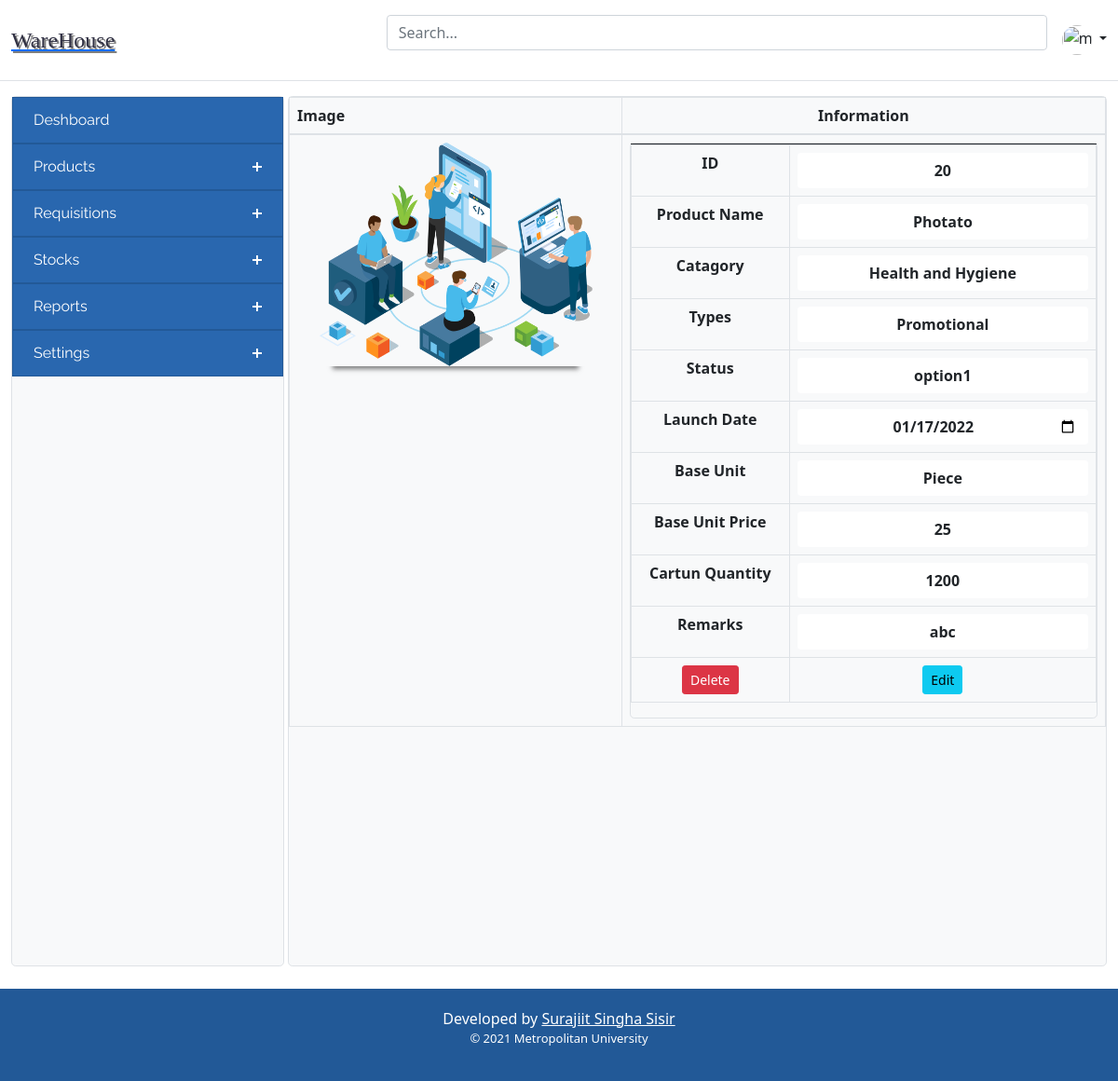
The page /product_view/20 on the database its author committed.
### tables this page shows
CREATE TABLE `table_product` (
  `id` int(11) NOT NULL,
  `product_name` varchar(100) NOT NULL,
  `catagory` varchar(100) NOT NULL,
  `type` varchar(60) NOT NULL,
  `source` varchar(100) NOT NULL,
  `activity` varchar(60) NOT NULL,
  `lunch_date` date NOT NULL,
  `image` varchar(255) NOT NULL,
  `base_unit` varchar(100) NOT NULL,
  `base_qnty_price` double NOT NULL,
  `carton` int(11) NOT NULL,
  `carton_price` double NOT NULL,
  `remarks` varchar(255) NOT NULL,
  `created` timestamp NOT NULL DEFAULT current_timestamp()
);

### application/controllers/ProductController.php (called while the page is built, shortened)
<?php
class ProductController extends CI_Controller {
	public function __construct(){
		$this->load->helper(array('form', 'url'));
        $this->load->library('form_validation');
		$this->load->model('Product_Model');
        $this->load->model('Stock_model');
	}
    public function product_view($id){
        $data['header_src'] = $this->load->view('inc/header_src', '', true);
        $data['header'] = $this->load->view('inc/header', '', true);
        $data['sidebar'] = $this->load->view('inc/sidebar', '', true);
        $data['footer'] = $this->load->view('inc/footer', '', true);
        $data['product_info'] = $this->Product_Model->select_single_row($id);
        $this->load->view('Componants/product_view', $data);
    }
}

### index.php (called while the page is built, shortened)
<?php
require_once BASEPATH.'core/CodeIgniter.php';

### application/models/Product_Model.php (called while the page is built, shortened)
<?php
    class Product_Model extends CI_Model {
        public function select_single_row($id){
            $this->db->where('id', $id);
            $query = $this->db->get('table_product')->row();
            return $query;
        }
}
?>

### application/views/Componants/product_view.php (the view)
<?= $header_src;?>
<main>
<?= $header; ?>
        <div class="container-fluid pb-4">
        <div class="d-grid gap-1" style="grid-template-columns: 1fr 3fr;">
            <?= $sidebar;?>
            <div class="bg-light border rounded-3">
                <table class="table table-bordered">
            <thead>
              <tr>
                <th scope="col">Image</th>
                <th class="text-center" scope="col">Information</th>
              </tr>
            </thead>
            <tbody>
              <tr>
                <th scope="col">
                  <div class="zoom-image-container" align="center" class="text-center">
                    <div class="zoom-image" src="<?= base_url('image/bill.jpg')?>">
                      <img height="240px" src="<?= base_url($product_info->image)?>" />
                    </div>
                  </div>
                </th>
                <th>
                  <div class="border rounded-3">
                    <table class="table font-weight-bold table-hover table-bordered">
                      <form method="post" action="<?= base_url()?>product_update_view">
                      <tr>
                      <tr>
                        <td align="center">ID</td>
                        <td align="center"><input class="form-control text-center font-weight-bold border-0" type="text" name="id" value="<?= $product_info->id?>"></td>
                      </tr>
                      <tr>
                        <td align="center">Product Name</td>
                        <td align="center"><input class="form-control text-center font-weight-bold border-0" type="text" name="product_name" value="<?= $product_info->product_name?>"></td>
                      </tr>
                      <tr>
                        <td align="center">Catagory</td>
                        <td align="center"><input class="form-control text-center font-weight-bold border-0" type="text" name="catagory" value="<?= $product_info->catagory?>"></td>
                      </tr>
                      <tr>
                        <td align="center">Types</td>
                        <td align="center"><input class="form-control text-center font-weight-bold border-0" type="text" name="type" value="<?= $product_info->type?>"></td>
                      </tr>
                      <tr>
                        <td align="center">Status</td>
                        <td align="center"><input class="form-control text-center font-weight-bold border-0" type="text" name="activity" value="<?= $product_info->activity?>"></td>
                      </tr>
                      <tr>
                        <td align="center">Launch Date</td>
                        <td align="center"><input class="form-control text-center font-weight-bold border-0" type="date" name="lunch_date" value="<?= $product_info->lunch_date?>"></td>
                      </tr>
                      <tr>
                        <td align="center">Base Unit</td>
                        <td align="center"><input class="form-control text-center font-weight-bold border-0" type="text" name="base_unit" value="<?= $product_info->base_unit?>"></td>
                      </tr>
                      <tr>
                        <td align="center">Base Unit Price</td>
                        <td align="center"><input class="form-control text-center font-weight-bold border-0" type="text" name="base_qnty_price" value="<?= $product_info->base_qnty_price?>"></td>
                      </tr>
                      <tr>
                        <td align="center">Cartun Quantity</td>
                        <td align="center"><input class="form-control text-center font-weight-bold border-0" type="text" name="carton_price" value="<?= $product_info->carton_price?>"></td>
                      </tr>
                      <tr>
                        <td align="center">Remarks</td>
                        <td align="center"><input class="form-control text-center font-weight-bold border-0" type="text" name="remarks" value="<?= $product_info->remarks?>"></td>
                      </tr>
                      <tr>
                        <td align="center"><a class="btn btn-danger btn-sm" href="<?= base_url()?>delete_product/<?= $product_info->id?>">Delete</a></td>
                        <td align="center"><a href=""><button type="submit" class="btn btn-info btn-sm">Edit</button></a></td>
                      </tr>
                      </form>
                    </table>
                  </div>
                </th>
              </tr>
            </tbody>
          </table>
                <br><br><br><br><br><br><br><br><br><br>
            </div>
        </div>
    </div>
  </main>
</body>
<?= $footer; ?>

### assets/css/viewProducts.css (style rules this page uses)
.zoom-image-container { position: relative; transform: translate(0%, 0%); z-index: 2; }
.zoom-image { cursor: zoom-in; position: relative; }
.zoom-image img { border-radius: 5px; box-shadow: 0 18px 5px -15px rgba( 0, 0, 0, .5 ); }

### rows shown on the page
table_product: image (picture), id "20", product_name "Photato", catagory "Health and Hygiene", type "Promotional", activity "option1", lunch_date "01/17/2022", base_unit "Piece", base_qnty_price "25", carton_price "1200", remarks "abc"
